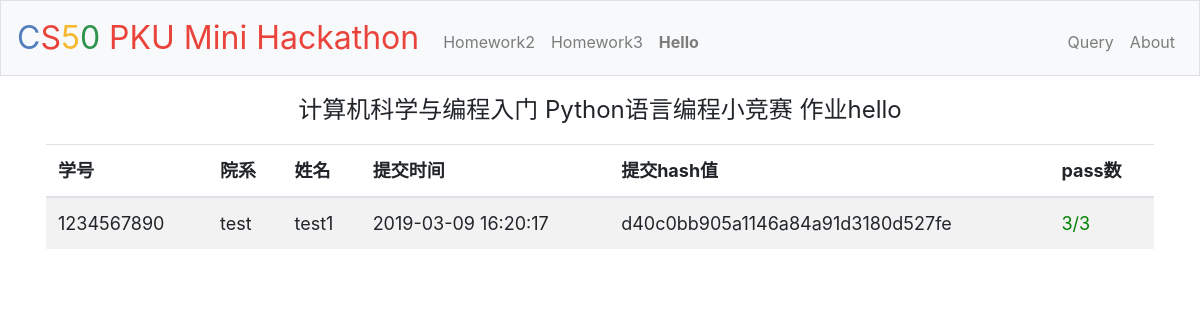
Page /homework4/hello on the earlier database version.
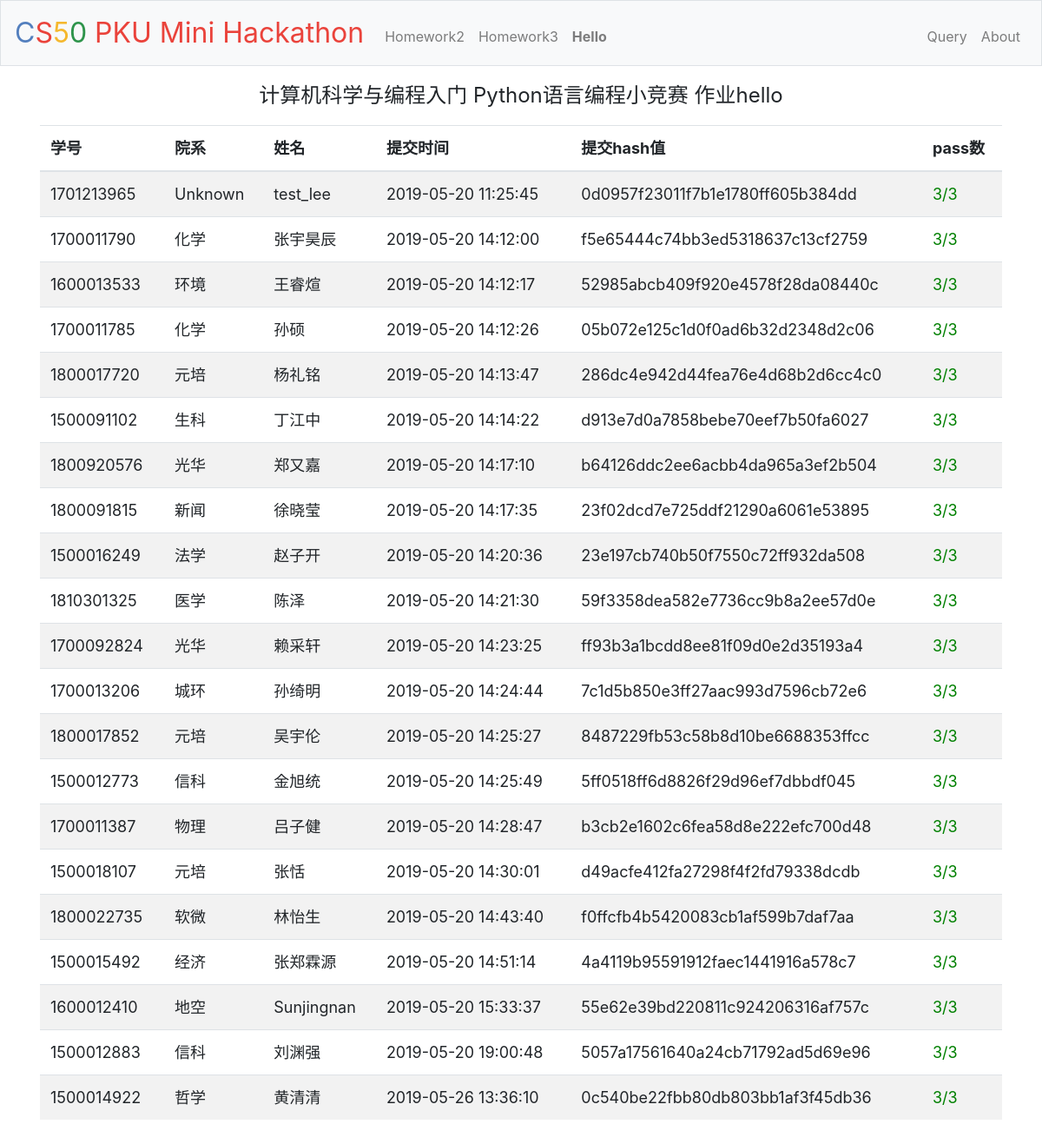
Same page on the later database version.
### tables this page shows
CREATE TABLE "submit" (
	"id"	INTEGER NOT NULL PRIMARY KEY AUTOINCREMENT UNIQUE,
	"stuid"	INTEGER NOT NULL,
	"name"	TEXT,
	"work"	INTEGER NOT NULL,
	"time"	TIMESTAMP NOT NULL DEFAULT current_timestamp,
	"exe_time"	REAL,
	"hash"	TEXT NOT NULL,
	"status"	INTEGER NOT NULL,
	"correct_num"	INTEGER
);

### application.py (the view)
@app.route("/homework4/<name>")
def homework4(name):
    dic={"hello":41,"mario":42,"cash":43,"credit":44}
    work = dic.get(name)
    if not work:
        return '<h1>Unknown homework</h1>', 400
    session["status"]=name[0].upper()+name[1:]
    app.logger.info(request.remote_addr+" "+get_time()+" GET /homework4/"+name)
    rows = db.execute("SELECT stuid,name,time,hash,correct_num FROM submit where status=0 AND work=:work GROUP BY stuid HAVING MAX(time) ORDER BY correct_num DESC, time ASC", work=work)
    result=[]
    for res in rows:
        stuid=str(res["stuid"])
        colloge=colloge_list.get(stuid)
        if not colloge:
            colloge="Unknown"
        tmp=[stuid,colloge, res["name"], res["time"], res["hash"], res["correct_num"]]
        result.append(tmp)
    return render_template("homework4.html", result=result, pass_num=pass_num.get(work), name=name)

### application.py (called while the page is built)
@app.after_request
def after_request(response):
    return response

def get_time():
    i = datetime.datetime.now()
    return "{}/{}/{} {}:{}:{}".format(i.year, i.month, i.day, i.hour, i.minute, i.second)

### templates/homework4.html (shortened to what this page needs)
{% extends "layout.html" %}
{% block main %}
    <div style="font-size:x-large">
        <p>
            计算机科学与编程入门 Python语言编程小竞赛 作业{{name}}
        </p>
    </div>
    <table class="table table-striped">
        <thead>
            <tr>
                <th>学号</th>
                <th>院系</th>
                <th>姓名</th>
                <th>提交时间</th>
                <th>提交hash值</th>
                <th>pass数</th>
            </tr>
        </thead>
        <tbody>
            {% for r in result %}
                <tr>
                    <td>{{r[0]}}</td>
                    <td>{{r[1]}}</td>
                    <td>{{r[2]}}</td>
                    <td>{{r[3]}}</td>
                    <td>{{r[4]}}</td>
                    {% if r[5] == pass_num %}
                        <td><font color="green">{{r[5]}}/{{pass_num}}</font></td>
                    {% else %}
                        <td><font color="red">{{r[5]}}/{{pass_num}}</font></td>
                    {% endif %}
                </tr>
            {% endfor %}
        </tbody>
    </table>
{% endblock %}

### templates/layout.html (shortened to what this page needs)
<!DOCTYPE html>
<html lang="en">
    <head>
        <link href="https://maxcdn.bootstrapcdn.com/bootstrap/4.0.0-beta.2/css/bootstrap.min.css" rel="stylesheet"/>
        <link href="/static/styles.css" rel="stylesheet"/>
    </head>
    <body>
        <nav class="navbar navbar-expand-md navbar-light bg-light border">
            <a class="navbar-brand" href="/hackathon"><span class="blue">C</span><span class="red">S</span><span class="yellow">5</span><span class="green">0</span> <span class="red">PKU Mini Hackathon</span></a>
            <div class="collapse navbar-collapse" id="navbar">
                <ul class="navbar-nav mr-auto mt-2">
                    {% if session["status"] == 'hw2' %}
                        <li class="nav-item"><b><a class="nav-link" href="/homework2">Homework2</a></b></li>
                    {% else %}
                        <li class="nav-item"><a class="nav-link" href="/homework2">Homework2</a></li>
                    {% endif %}
                    {% if session["status"] == 'hw3' %}
                        <li class="nav-item"><b><a class="nav-link" href="/homework3">Homework3</a></b></li>
                    {% else %}
                        <li class="nav-item"><a class="nav-link" href="/homework3">Homework3</a></li>
                    {% endif %}
                    <li class="nav-item">
                        <div class="nav-link">
                            {% if session["status"] in ['Hello', 'Mario', 'Cash', 'Credit'] %}
                                <span id="hw4"><b>{{session["status"]}}</b></span>
                            {% else %}
                                <span id="hw4">Homework4</span>
                            {% endif %}
                        </div>
                    </li>
                </ul>
                <ul class="navbar-nav ml-auto mt-2">
                    {% if session["status"] == 'query' %}
                        <li class="nav-item"><b><a class="nav-link" href="/query">Query</a></b></li>
                    {% else %}
                        <li class="nav-item"><a class="nav-link" href="/query">Query</a></li>
                    {% endif %}
                    {% if session["status"] == 'about' %}
                        <li class="nav-item"><b><a class="nav-link" href="/about">About</a></b></li>
                    {% else %}
                        <li class="nav-item"><a class="nav-link" href="/about">About</a></li>
                    {% endif %}
                </ul>
            </div>
        </nav>
        <main class="container p-5">
            {% block main %}{% endblock %}
        </main>
    </body>
</html>

### static/styles.css (style rules this page uses)
nav .navbar-brand { font-size: xx-large; }
nav .navbar-brand .blue { color: #537fbe; }
nav .navbar-brand .red { color: #ea433b; }
nav .navbar-brand .yellow { color: #f5b82e; }
nav .navbar-brand .green { color: #2e944b; }
main { overflow-x: auto; text-align: center; }
main table { text-align: left; font-size: large; }
.nav-link { position: relative; display: inline-block; }
.p-5 { padding:1rem !important; }

Differences in the rows shown:
removed submit: stuid "1234567890", r "test", name "test1", time "2019-03-09 16:20:17", hash "d40c0bb905a1146a84a91d3180d527fe", correct_num "3"
added submit: stuid "1701213965", r "Unknown", name "test_lee", time "2019-05-20 11:25:45", hash "0d0957f23011f7b1e1780ff605b384dd", correct_num "3"
added submit: stuid "1700011790", r "化学", name "张宇昊辰", time "2019-05-20 14:12:00", hash "f5e65444c74bb3ed5318637c13cf2759", correct_num "3"
added submit: stuid "1600013533", r "环境", name "王睿煊", time "2019-05-20 14:12:17", hash "52985abcb409f920e4578f28da08440c", correct_num "3"
added submit: stuid "1700011785", r "化学", name "孙硕", time "2019-05-20 14:12:26", hash "05b072e125c1d0f0ad6b32d2348d2c06", correct_num "3"
added submit: stuid "1800017720", r "元培", name "杨礼铭", time "2019-05-20 14:13:47", hash "286dc4e942d44fea76e4d68b2d6cc4c0", correct_num "3"
added submit: stuid "1500091102", r "生科", name "丁江中", time "2019-05-20 14:14:22", hash "d913e7d0a7858bebe70eef7b50fa6027", correct_num "3"
added submit: stuid "1800920576", r "光华", name "郑又嘉", time "2019-05-20 14:17:10", hash "b64126ddc2ee6acbb4da965a3ef2b504", correct_num "3"
added submit: stuid "1800091815", r "新闻", name "徐晓莹", time "2019-05-20 14:17:35", hash "23f02dcd7e725ddf21290a6061e53895", correct_num "3"
added submit: stuid "1500016249", r "法学", name "赵子开", time "2019-05-20 14:20:36", hash "23e197cb740b50f7550c72ff932da508", correct_num "3"
added submit: stuid "1810301325", r "医学", name "陈泽", time "2019-05-20 14:21:30", hash "59f3358dea582e7736cc9b8a2ee57d0e", correct_num "3"
added submit: stuid "1700092824", r "光华", name "赖采轩", time "2019-05-20 14:23:25", hash "ff93b3a1bcdd8ee81f09d0e2d35193a4", correct_num "3"
added submit: stuid "1700013206", r "城环", name "孙绮明", time "2019-05-20 14:24:44", hash "7c1d5b850e3ff27aac993d7596cb72e6", correct_num "3"
added submit: stuid "1800017852", r "元培", name "吴宇伦", time "2019-05-20 14:25:27", hash "8487229fb53c58b8d10be6688353ffcc", correct_num "3"
added submit: stuid "1500012773", r "信科", name "金旭统", time "2019-05-20 14:25:49", hash "5ff0518ff6d8826f29d96ef7dbbdf045", correct_num "3"
added submit: stuid "1700011387", r "物理", name "吕子健", time "2019-05-20 14:28:47", hash "b3cb2e1602c6fea58d8e222efc700d48", correct_num "3"
added submit: stuid "1500018107", r "元培", name "张恬", time "2019-05-20 14:30:01", hash "d49acfe412fa27298f4f2fd79338dcdb", correct_num "3"
added submit: stuid "1800022735", r "软微", name "林怡生", time "2019-05-20 14:43:40", hash "f0ffcfb4b5420083cb1af599b7daf7aa", correct_num "3"
added submit: stuid "1500015492", r "经济", name "张郑霖源", time "2019-05-20 14:51:14", hash "4a4119b95591912faec1441916a578c7", correct_num "3"
added submit: stuid "1600012410", r "地空", name "Sunjingnan", time "2019-05-20 15:33:37", hash "55e62e39bd220811c924206316af757c", correct_num "3"
added submit: stuid "1500012883", r "信科", name "刘渊强", time "2019-05-20 19:00:48", hash "5057a17561640a24cb71792ad5d69e96", correct_num "3"
added submit: stuid "1500014922", r "哲学", name "黄清清", time "2019-05-26 13:36:10", hash "0c540be22fbb80db803bb1af3f45db36", correct_num "3"
